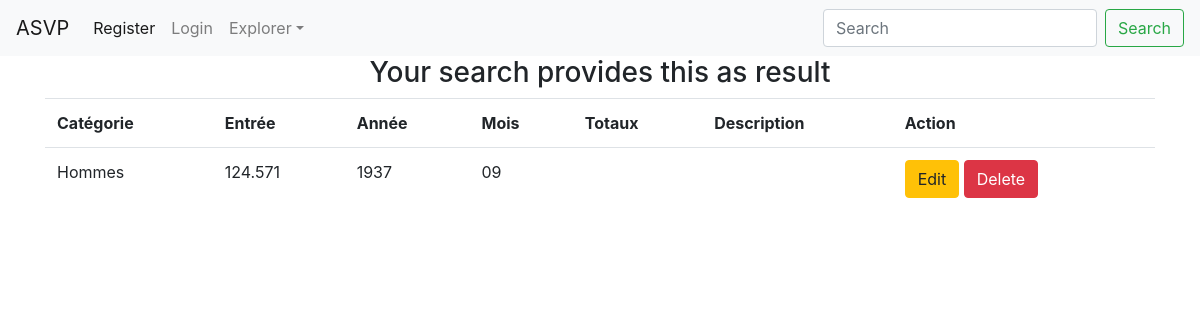
/index_hommes/, run on the app's committed database.
### asvp/modeles/all_data.py (models this page shows)
class Statistique(db.Model):
    statistique_id = db.Column(db.Integer, unique=True, autoincrement=True, primary_key=True, nullable=False)
    categorie = db.Column(db.String(100))
    entree = db.Column(db.String(50))
    annee = db.Column(db.String(100))
    mois = db.Column(db.String(100))
    totaux = db.Column(db.String(100))
    description = db.Column(db.String(500))

### asvp/routes/generic.py (the view)
@app.route("/index_hommes/")
def index_hommes():
    men = Statistique.query.filter_by(categorie="Hommes")
    return render_template("pages/index_hommes.html", men=men)

### asvp/templates/pages/index_hommes.html (shortened to what this page needs)
{% include "header.html" %}
{% block body %}
                            <h3 style="text-align:center">Your search provides this as result</h3>
      {% if men %}
             <div class="container">
                <div class="row">
                    <div class="col">
                        <table class="table table-hover table-gray">
                             <tr>
                                    <th>Catégorie</th>
                                    <th>Entrée</th>
                                    <th>Année</th>
                                    <th>Mois</th>
                                    <th>Totaux</th>
                                    <th>Description</th>
                                    <th>Action</th>
                             </tr>
                           {% for line in men %}
                            <tr>
                                    <td>{{line.categorie}}</td>
                                    <td>{{line.entree}}</td>
                                    <td>{{line.annee}}</td>
                                    <td>{{line.mois}}</td>
                                    <td>{{line.totaux}}</td>
                                    <td>{{line.description}}</td>
                                    <td>
                                        <a href="/update/{{line.statistique_id}}" class="btn btn-warning btn-xs" data-toggle="modal" data-target="#modaledit{{line.statistique_id}}">Edit</a>
                                        <a href="/delete/{{line.statistique_id}}" class="btn btn-danger btn-xs" onclick="return confirm('Are You Sure To Delete ?')">Delete</a>
                                    </td>
                                </tr>
                    {% endfor %}
                </table>
                        {%endif%}
         </div>
   </div>
</div>
{% endblock %}

### data on the page
Statistique: categorie "Hommes", entree "124.571", annee "1937", mois "09"
